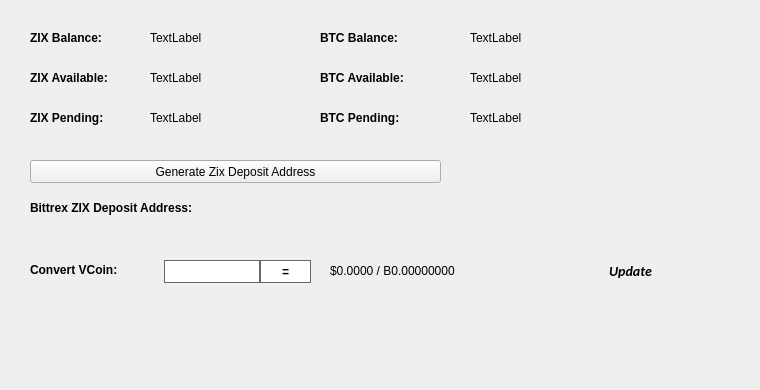
   <widget class="QWidget" name="BalanceTab">
    <attribute name="title">
     <string>Balance</string>
    </attribute>
    <widget class="QLabel" name="BitcoinBalanceLabel">
     <property name="geometry">
      <rect>
       <x>470</x>
       <y>30</y>
       <width>150</width>
       <height>16</height>
      </rect>
     </property>
     <property name="text">
      <string>TextLabel</string>
     </property>
    </widget>
    <widget class="QLabel" name="ZIXBalanceLabel">
     <property name="geometry">
      <rect>
       <x>150</x>
       <y>30</y>
       <width>150</width>
       <height>16</height>
      </rect>
     </property>
     <property name="text">
      <string>TextLabel</string>
     </property>
    </widget>
    <widget class="QLabel" name="label_11">
     <property name="geometry">
      <rect>
       <x>30</x>
       <y>30</y>
       <width>101</width>
       <height>16</height>
      </rect>
     </property>
     <property name="font">
      <font>
       <weight>75</weight>
       <bold>true</bold>
      </font>
     </property>
     <property name="text">
      <string>ZIX Balance:</string>
     </property>
    </widget>
    <widget class="QLabel" name="label_12">
     <property name="geometry">
      <rect>
       <x>320</x>
       <y>30</y>
       <width>101</width>
       <height>16</height>
      </rect>
     </property>
     <property name="font">
      <font>
       <weight>75</weight>
       <bold>true</bold>
      </font>
     </property>
     <property name="text">
      <string>BTC Balance:</string>
     </property>
    </widget>
    <widget class="QLabel" name="ZIXAvailableLabel_2">
     <property name="geometry">
      <rect>
       <x>150</x>
       <y>70</y>
       <width>150</width>
       <height>16</height>
      </rect>
     </property>
     <property name="text">
      <string>TextLabel</string>
     </property>
    </widget>
    <widget class="QLabel" name="label_13">
     <property name="geometry">
      <rect>
       <x>30</x>
       <y>70</y>
       <width>111</width>
       <height>16</height>
      </rect>
     </property>
     <property name="font">
      <font>
       <weight>75</weight>
       <bold>true</bold>
      </font>
     </property>
     <property name="text">
      <string>ZIX Available:</string>
     </property>
    </widget>
    <widget class="QLabel" name="label_14">
     <property name="geometry">
      <rect>
       <x>30</x>
       <y>110</y>
       <width>101</width>
       <height>16</height>
      </rect>
     </property>
     <property name="font">
      <font>
       <weight>75</weight>
       <bold>true</bold>
      </font>
     </property>
     <property name="text">
      <string>ZIX Pending:</string>
     </property>
    </widget>
    <widget class="QLabel" name="ZIXPendingLabel">
     <property name="geometry">
      <rect>
       <x>150</x>
       <y>110</y>
       <width>150</width>
       <height>16</height>
      </rect>
     </property>
     <property name="text">
      <string>TextLabel</string>
     </property>
    </widget>
    <widget class="QLabel" name="label_15">
     <property name="geometry">
      <rect>
       <x>320</x>
       <y>70</y>
       <width>111</width>
       <height>16</height>
      </rect>
     </property>
     <property name="font">
      <font>
       <weight>75</weight>
       <bold>true</bold>
      </font>
     </property>
     <property name="text">
      <string>BTC Available:</string>
     </property>
    </widget>
    <widget class="QLabel" name="BitcoinAvailableLabel">
     <property name="geometry">
      <rect>
       <x>470</x>
       <y>70</y>
       <width>150</width>
       <height>16</height>
      </rect>
     </property>
     <property name="text">
      <string>TextLabel</string>
     </property>
    </widget>
    <widget class="QLabel" name="label_31">
     <property name="geometry">
      <rect>
       <x>320</x>
       <y>110</y>
       <width>111</width>
       <height>16</height>
      </rect>
     </property>
     <property name="font">
      <font>
       <weight>75</weight>
       <bold>true</bold>
      </font>
     </property>
     <property name="text">
      <string>BTC Pending:</string>
     </property>
    </widget>
    <widget class="QLabel" name="BitcoinPendingLabel">
     <property name="geometry">
      <rect>
       <x>470</x>
       <y>110</y>
       <width>150</width>
       <height>16</height>
      </rect>
     </property>
     <property name="text">
      <string>TextLabel</string>
     </property>
    </widget>
    <widget class="QLabel" name="label_33">
     <property name="geometry">
      <rect>
       <x>30</x>
       <y>200</y>
       <width>221</width>
       <height>16</height>
      </rect>
     </property>
     <property name="font">
      <font>
       <weight>75</weight>
       <bold>true</bold>
      </font>
     </property>
     <property name="text">
      <string>Bittrex ZIX Deposit Address:</string>
     </property>
    </widget>
    <widget class="QPushButton" name="GenDepositBTN">
     <property name="geometry">
      <rect>
       <x>30</x>
       <y>160</y>
       <width>411</width>
       <height>23</height>
      </rect>
     </property>
     <property name="text">
      <string>Generate Zix Deposit Address</string>
     </property>
     <property name="icon">
      <iconset resource="../zix.qrc">
       <normaloff>:/icons/bitcoin</normaloff>:/icons/bitcoin</iconset>
     </property>
    </widget>
    <widget class="QLabel" name="DepositAddressLabel">
     <property name="geometry">
      <rect>
       <x>200</x>
       <y>200</y>
       <width>261</width>
       <height>16</height>
      </rect>
     </property>
     <property name="palette">
      <palette>
       <active>
        <colorrole role="WindowText">
         <brush brushstyle="SolidPattern">
          <color alpha="255">
           <red>0</red>
           <green>0</green>
           <blue>0</blue>
          </color>
         </brush>
        </colorrole>
        <colorrole role="Text">
         <brush brushstyle="SolidPattern">
          <color alpha="255">
           <red>0</red>
           <green>0</green>
           <blue>255</blue>
          </color>
         </brush>
        </colorrole>
       </active>
       <inactive>
        <colorrole role="WindowText">
         <brush brushstyle="SolidPattern">
          <color alpha="255">
           <red>0</red>
           <green>0</green>
           <blue>0</blue>
          </color>
         </brush>
        </colorrole>
        <colorrole role="Text">
         <brush brushstyle="SolidPattern">
          <color alpha="255">
           <red>0</red>
           <green>0</green>
           <blue>255</blue>
          </color>
         </brush>
        </colorrole>
       </inactive>
       <disabled>
        <colorrole role="WindowText">
         <brush brushstyle="SolidPattern">
          <color alpha="255">
           <red>120</red>
           <green>120</green>
           <blue>120</blue>
          </color>
         </brush>
        </colorrole>
        <colorrole role="Text">
         <brush brushstyle="SolidPattern">
          <color alpha="255">
           <red>120</red>
           <green>120</green>
           <blue>120</blue>
          </color>
         </brush>
        </colorrole>
       </disabled>
      </palette>
     </property>
     <property name="font">
      <font>
       <weight>75</weight>
       <bold>true</bold>
      </font>
     </property>
     <property name="text">
      <string/>
     </property>
     <property name="alignment">
      <set>Qt::AlignRight|Qt::AlignTrailing|Qt::AlignVCenter</set>
     </property>
     <property name="textInteractionFlags">
      <set>Qt::LinksAccessibleByMouse|Qt::TextSelectableByKeyboard|Qt::TextSelectableByMouse</set>
     </property>
    </widget>
    <widget class="QLabel" name="label_8">
     <property name="geometry">
      <rect>
       <x>460</x>
       <y>300</y>
       <width>281</width>
       <height>81</height>
      </rect>
     </property>
     <property name="text">
      <string/>
     </property>
     <property name="pixmap">
      <pixmap>:/images/bittrex</pixmap>
     </property>
    </widget>
    <widget class="QWidget" name="widgetConversion" native="true">
     <property name="geometry">
      <rect>
       <x>0</x>
       <y>250</y>
       <width>751</width>
       <height>43</height>
      </rect>
     </property>
     <property name="minimumSize">
      <size>
       <width>0</width>
       <height>43</height>
      </size>
     </property>
     <property name="styleSheet">
      <string notr="true"/>
     </property>
     <widget class="QPushButton" name="btnUpdateMarketData">
      <property name="geometry">
       <rect>
        <x>575</x>
        <y>0</y>
        <width>111</width>
        <height>41</height>
       </rect>
      </property>
      <property name="sizePolicy">
       <sizepolicy hsizetype="Expanding" vsizetype="Expanding">
        <horstretch>0</horstretch>
        <verstretch>0</verstretch>
       </sizepolicy>
      </property>
      <property name="font">
       <font>
        <family>calibri</family>
        <pointsize>-1</pointsize>
        <weight>75</weight>
        <italic>true</italic>
        <bold>true</bold>
       </font>
      </property>
      <property name="styleSheet">
       <string notr="true">margin:0px;text-align:center;padding:2px;border-radius:3px;font-style:italic;width:100px;font-size:14px;font-family:calibri;font-weight:600;</string>
      </property>
      <property name="text">
       <string>Update</string>
      </property>
      <property name="iconSize">
       <size>
        <width>150</width>
        <height>35</height>
       </size>
      </property>
      <property name="autoDefault">
       <bool>true</bool>
      </property>
      <property name="default">
       <bool>true</bool>
      </property>
     </widget>
     <widget class="QLabel" name="lblConvertVCoin">
      <property name="geometry">
       <rect>
        <x>30</x>
        <y>10</y>
        <width>131</width>
        <height>20</height>
       </rect>
      </property>
      <property name="styleSheet">
       <string notr="true"/>
      </property>
      <property name="text">
       <string>&lt;html&gt;&lt;head/&gt;&lt;body&gt;&lt;p&gt;&lt;span style=&quot; font-weight:600;&quot;&gt;Convert VCoin:&lt;/span&gt;&lt;/p&gt;&lt;/body&gt;&lt;/html&gt;</string>
      </property>
     </widget>
     <widget class="QLineEdit" name="txtConvertVCoinQty">
      <property name="geometry">
       <rect>
        <x>160</x>
        <y>10</y>
        <width>100</width>
        <height>23</height>
       </rect>
      </property>
      <property name="minimumSize">
       <size>
        <width>100</width>
        <height>23</height>
       </size>
      </property>
      <property name="maximumSize">
       <size>
        <width>100</width>
        <height>16777215</height>
       </size>
      </property>
      <property name="styleSheet">
       <string notr="true">border: 1px solid #61696c;margin-left:4px;</string>
      </property>
     </widget>
     <widget class="QPushButton" name="btnConvertZix">
      <property name="geometry">
       <rect>
        <x>260</x>
        <y>10</y>
        <width>51</width>
        <height>23</height>
       </rect>
      </property>
      <property name="minimumSize">
       <size>
        <width>0</width>
        <height>23</height>
       </size>
      </property>
      <property name="styleSheet">
       <string notr="true">border:1px solid #61696c;background:white;font-weight:600;</string>
      </property>
      <property name="text">
       <string>=</string>
      </property>
     </widget>
     <widget class="QLabel" name="lblConvertVCoinResults">
      <property name="geometry">
       <rect>
        <x>330</x>
        <y>0</y>
        <width>201</width>
        <height>41</height>
       </rect>
      </property>
      <property name="styleSheet">
       <string notr="true"/>
      </property>
      <property name="text">
       <string>$0.0000 / B0.00000000</string>
      </property>
     </widget>
     <widget class="QLabel" name="iconOverviewUpdateWait">
      <property name="geometry">
       <rect>
        <x>670</x>
        <y>10</y>
        <width>24</width>
        <height>24</height>
       </rect>
      </property>
      <property name="text">
       <string/>
      </property>
      <property name="pixmap">
       <pixmap resource="../zix.qrc">:/icons/transaction_1</pixmap>
      </property>
      <property name="scaledContents">
       <bool>true</bool>
      </property>
      <property name="alignment">
       <set>Qt::AlignCenter</set>
      </property>
     </widget>
    </widget>
   </widget>
